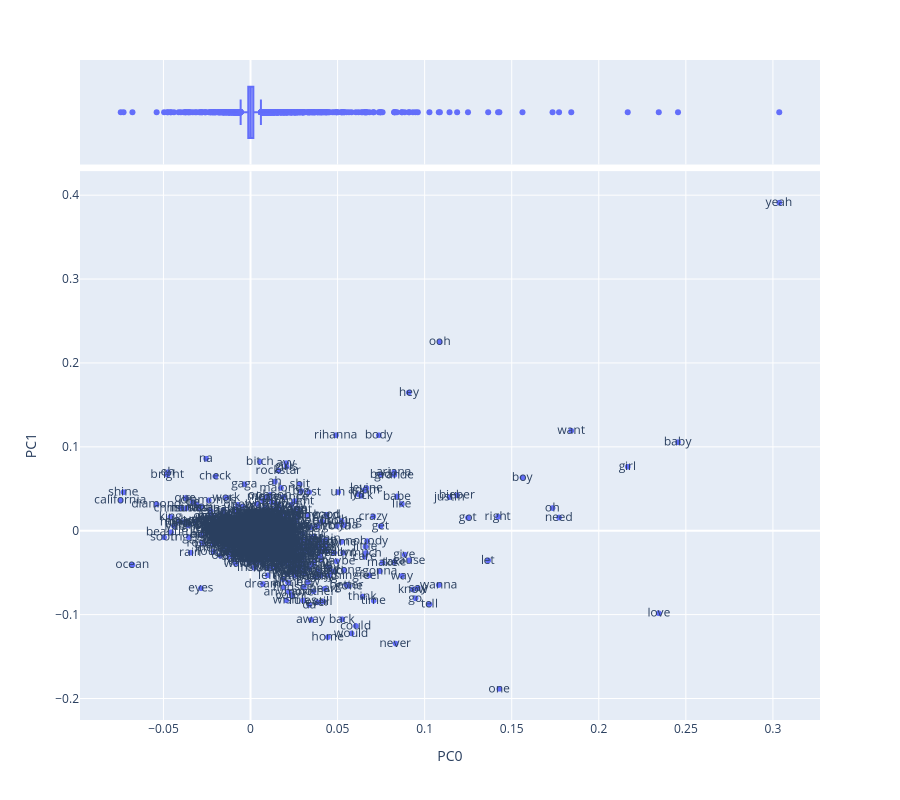

The code cell stored with this chart in its notebook:
### Code cell
load1 = vis_loadings(PCA_LOADINGS, 0, 1)
load1.write_image('../images/PCA_LOAD_Visualization_1.png')
load1.show()

### Figure 1 — Plotly figure (JSON) as saved in the notebook; plotly's stock layout.template omitted (floating-point values rounded to 4 significant figures; data arrays with more than 128 entries replaced by an {"elided": "..."} marker saying what was removed)
{"data": [{"hovertemplate": "PC0=%{x}<br>PC1=%{y}<br>term_str=%{text}<extra></extra>", "legendgroup": "", "marker": {"color": "#636efa", "symbol": "circle"}, "mode": "markers+text", "name": "", "showlegend": false, "text": {"elided": "5669 str values"}, "type": "scattergl", "x": {"elided": "5669 float values"}, "xaxis": "x", "y": {"elided": "5669 float values"}, "yaxis": "y"}, {"alignmentgroup": "True", "hovertemplate": "PC0=%{x}<extra></extra>", "legendgroup": "", "marker": {"color": "#636efa", "symbol": "circle"}, "name": "", "notched": true, "offsetgroup": "", "showlegend": false, "type": "box", "x": {"elided": "5669 float values"}, "xaxis": "x2", "yaxis": "y2"}], "layout": {"height": 800, "legend": {"tracegroupgap": 0}, "margin": {"t": 60}, "xaxis": {"anchor": "y", "domain": [0, 1], "title": {"text": "PC0"}}, "xaxis2": {"anchor": "y2", "domain": [0, 1], "matches": "x", "showgrid": true, "showticklabels": false}, "yaxis": {"anchor": "x", "domain": [0, 0.8316], "title": {"text": "PC1"}}, "yaxis2": {"anchor": "x2", "domain": [0.8416, 1], "matches": "y2", "showgrid": false, "showline": false, "showticklabels": false, "ticks": ""}}}
